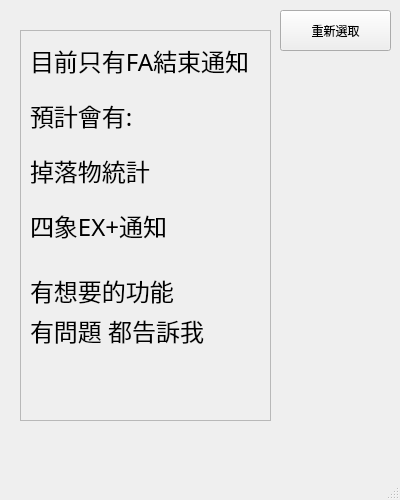
<?xml version="1.0" encoding="UTF-8"?>
<ui version="4.0">
 <class>function_window</class>
 <widget class="QMainWindow" name="function_window">
  <property name="geometry">
   <rect>
    <x>0</x>
    <y>0</y>
    <width>400</width>
    <height>500</height>
   </rect>
  </property>
  <property name="cursor">
   <cursorShape>ArrowCursor</cursorShape>
  </property>
  <property name="windowTitle">
   <string>MainWindow</string>
  </property>
  <widget class="QWidget" name="centralwidget">
   <widget class="QPushButton" name="recreate">
    <property name="geometry">
     <rect>
      <x>280</x>
      <y>10</y>
      <width>111</width>
      <height>41</height>
     </rect>
    </property>
    <property name="text">
     <string>重新選取</string>
    </property>
   </widget>
   <widget class="QFrame" name="frame">
    <property name="geometry">
     <rect>
      <x>20</x>
      <y>30</y>
      <width>251</width>
      <height>391</height>
     </rect>
    </property>
    <property name="font">
     <font>
      <family>微軟正黑體</family>
      <pointsize>18</pointsize>
     </font>
    </property>
    <property name="frameShape">
     <enum>QFrame::StyledPanel</enum>
    </property>
    <property name="frameShadow">
     <enum>QFrame::Raised</enum>
    </property>
    <widget class="QLabel" name="label">
     <property name="geometry">
      <rect>
       <x>10</x>
       <y>10</y>
       <width>221</width>
       <height>41</height>
      </rect>
     </property>
     <property name="font">
      <font>
       <family>微軟正黑體</family>
       <pointsize>18</pointsize>
      </font>
     </property>
     <property name="text">
      <string>目前只有FA結束通知</string>
     </property>
    </widget>
    <widget class="QLabel" name="label_2">
     <property name="geometry">
      <rect>
       <x>10</x>
       <y>70</y>
       <width>221</width>
       <height>31</height>
      </rect>
     </property>
     <property name="text">
      <string>預計會有:</string>
     </property>
    </widget>
    <widget class="QLabel" name="label_3">
     <property name="geometry">
      <rect>
       <x>10</x>
       <y>120</y>
       <width>191</width>
       <height>41</height>
      </rect>
     </property>
     <property name="text">
      <string>掉落物統計</string>
     </property>
    </widget>
    <widget class="QLabel" name="label_4">
     <property name="geometry">
      <rect>
       <x>10</x>
       <y>170</y>
       <width>151</width>
       <height>51</height>
      </rect>
     </property>
     <property name="text">
      <string>四象EX+通知</string>
     </property>
    </widget>
    <widget class="QLabel" name="label_5">
     <property name="geometry">
      <rect>
       <x>10</x>
       <y>230</y>
       <width>171</width>
       <height>61</height>
      </rect>
     </property>
     <property name="text">
      <string>有想要的功能</string>
     </property>
    </widget>
    <widget class="QLabel" name="label_6">
     <property name="geometry">
      <rect>
       <x>10</x>
       <y>280</y>
       <width>191</width>
       <height>41</height>
      </rect>
     </property>
     <property name="text">
      <string>有問題 都告訴我</string>
     </property>
    </widget>
   </widget>
  </widget>
  <widget class="QMenuBar" name="menubar">
   <property name="geometry">
    <rect>
     <x>0</x>
     <y>0</y>
     <width>400</width>
     <height>21</height>
    </rect>
   </property>
  </widget>
  <widget class="QStatusBar" name="statusbar"/>
 </widget>
 <resources/>
 <connections/>
</ui>
